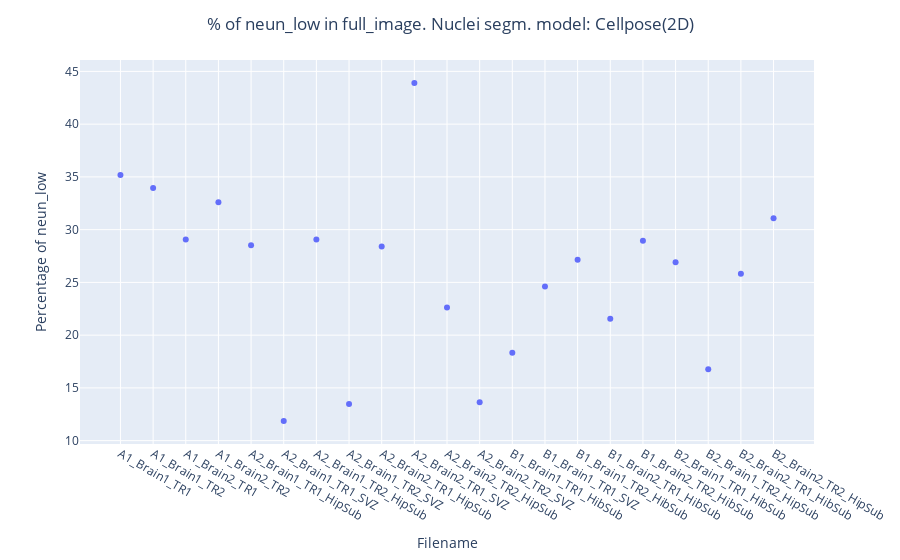
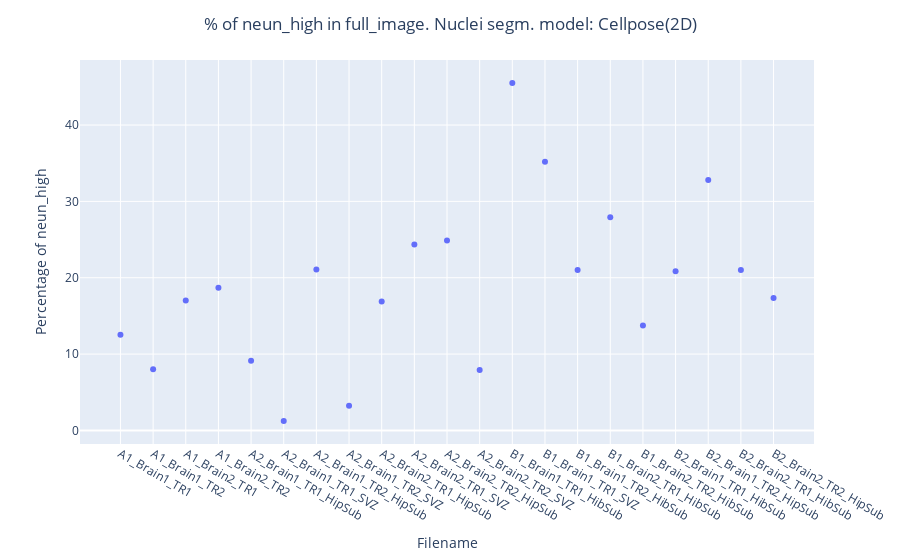
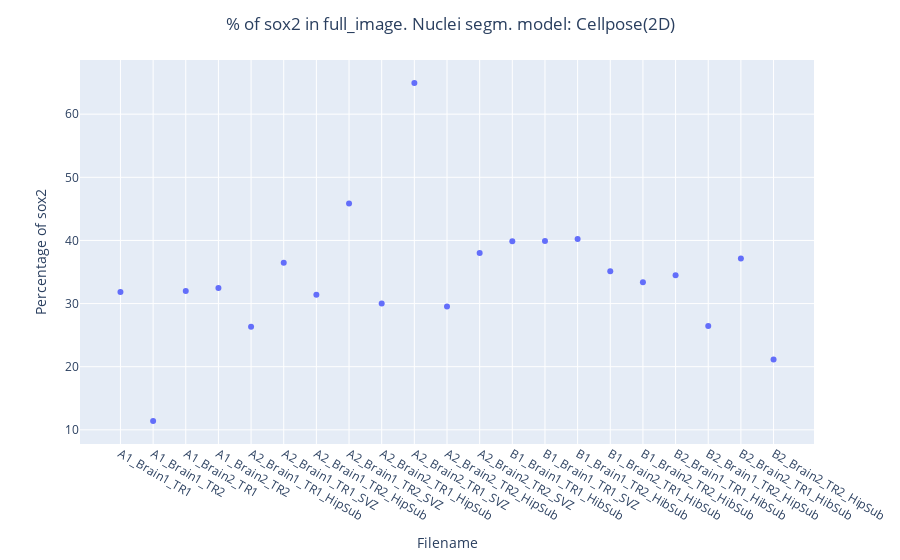
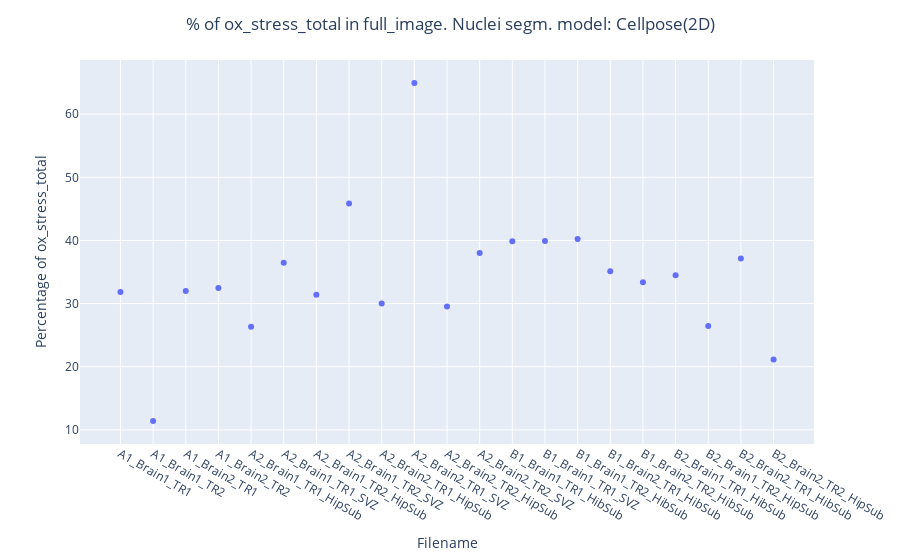

Write notebook code for charts like these, in order.
### Code cell
# Plot the resulting cell population percentages of a per filename per ROI basis
plot_perc_pop_per_filename_roi(percentage_true, model_name, segmentation_type)

### Figure 1 — Plotly figure (JSON) as saved in the notebook; plotly's stock layout.template omitted (floating-point values rounded to 4 significant figures)
{"data": [{"customdata": [[0], [1], [2], [3], [4], [5], [6], [7], [8], [9], [10], [11], [12], [13], [14], [15], [16], [17], [18], [19], [20]], "hovertemplate": "filename=%{x}<br>neun_low=%{y}<br>index=%{customdata[0]}<extra></extra>", "legendgroup": "", "marker": {"color": "#636efa", "symbol": "circle"}, "mode": "markers", "name": "", "orientation": "v", "showlegend": false, "type": "scatter", "x": ["A1_Brain1_TR1", "A1_Brain1_TR2", "A1_Brain2_TR1", "A1_Brain2_TR2", "A2_Brain1_TR1_HipSub", "A2_Brain1_TR1_SVZ", "A2_Brain1_TR2_HipSub", "A2_Brain1_TR2_SVZ", "A2_Brain2_TR1_HipSub", "A2_Brain2_TR1_SVZ", "A2_Brain2_TR2_HipSub", "A2_Brain2_TR2_SVZ", "B1_Brain1_TR1_HibSub", "B1_Brain1_TR1_SVZ", "B1_Brain1_TR2_HibSub", "B1_Brain2_TR1_HibSub", "B1_Brain2_TR2_HibSub", "B2_Brain1_TR1_HibSub", "B2_Brain1_TR2_HipSub", "B2_Brain2_TR1_HibSub", "B2_Brain2_TR2_HipSub"], "xaxis": "x", "y": [35.19, 33.94, 29.06, 32.59, 28.51, 11.86, 29.08, 13.46, 28.41, 43.91, 22.62, 13.65, 18.32, 24.62, 27.15, 21.56, 28.94, 26.9, 16.77, 25.81, 31.09], "yaxis": "y"}], "layout": {"legend": {"title": {"text": "ROI"}, "tracegroupgap": 0}, "margin": {"t": 60}, "title": {"text": "% of neun_low in full_image. Nuclei segm. model: Cellpose(2D)", "x": 0.5, "xanchor": "center"}, "xaxis": {"anchor": "y", "domain": [0, 1], "title": {"text": "Filename"}}, "yaxis": {"anchor": "x", "domain": [0, 1], "title": {"text": "Percentage of neun_low"}}}}

### Figure 2 — Plotly figure (JSON) as saved in the notebook; plotly's stock layout.template omitted (floating-point values rounded to 4 significant figures)
{"data": [{"customdata": [[0], [1], [2], [3], [4], [5], [6], [7], [8], [9], [10], [11], [12], [13], [14], [15], [16], [17], [18], [19], [20]], "hovertemplate": "filename=%{x}<br>neun_high=%{y}<br>index=%{customdata[0]}<extra></extra>", "legendgroup": "", "marker": {"color": "#636efa", "symbol": "circle"}, "mode": "markers", "name": "", "orientation": "v", "showlegend": false, "type": "scatter", "x": ["A1_Brain1_TR1", "A1_Brain1_TR2", "A1_Brain2_TR1", "A1_Brain2_TR2", "A2_Brain1_TR1_HipSub", "A2_Brain1_TR1_SVZ", "A2_Brain1_TR2_HipSub", "A2_Brain1_TR2_SVZ", "A2_Brain2_TR1_HipSub", "A2_Brain2_TR1_SVZ", "A2_Brain2_TR2_HipSub", "A2_Brain2_TR2_SVZ", "B1_Brain1_TR1_HibSub", "B1_Brain1_TR1_SVZ", "B1_Brain1_TR2_HibSub", "B1_Brain2_TR1_HibSub", "B1_Brain2_TR2_HibSub", "B2_Brain1_TR1_HibSub", "B2_Brain1_TR2_HipSub", "B2_Brain2_TR1_HibSub", "B2_Brain2_TR2_HipSub"], "xaxis": "x", "y": [12.54, 8.021, 17.01, 18.69, 9.111, 1.227, 21.09, 3.237, 16.87, 24.34, 24.87, 7.901, 45.52, 35.19, 21.0, 27.93, 13.76, 20.85, 32.82, 21.03, 17.36], "yaxis": "y"}], "layout": {"legend": {"title": {"text": "ROI"}, "tracegroupgap": 0}, "margin": {"t": 60}, "title": {"text": "% of neun_high in full_image. Nuclei segm. model: Cellpose(2D)", "x": 0.5, "xanchor": "center"}, "xaxis": {"anchor": "y", "domain": [0, 1], "title": {"text": "Filename"}}, "yaxis": {"anchor": "x", "domain": [0, 1], "title": {"text": "Percentage of neun_high"}}}}

### Figure 3 — Plotly figure (JSON) as saved in the notebook; plotly's stock layout.template omitted (floating-point values rounded to 4 significant figures)
{"data": [{"customdata": [[0], [1], [2], [3], [4], [5], [6], [7], [8], [9], [10], [11], [12], [13], [14], [15], [16], [17], [18], [19], [20]], "hovertemplate": "filename=%{x}<br>sox2=%{y}<br>index=%{customdata[0]}<extra></extra>", "legendgroup": "", "marker": {"color": "#636efa", "symbol": "circle"}, "mode": "markers", "name": "", "orientation": "v", "showlegend": false, "type": "scatter", "x": ["A1_Brain1_TR1", "A1_Brain1_TR2", "A1_Brain2_TR1", "A1_Brain2_TR2", "A2_Brain1_TR1_HipSub", "A2_Brain1_TR1_SVZ", "A2_Brain1_TR2_HipSub", "A2_Brain1_TR2_SVZ", "A2_Brain2_TR1_HipSub", "A2_Brain2_TR1_SVZ", "A2_Brain2_TR2_HipSub", "A2_Brain2_TR2_SVZ", "B1_Brain1_TR1_HibSub", "B1_Brain1_TR1_SVZ", "B1_Brain1_TR2_HibSub", "B1_Brain2_TR1_HibSub", "B1_Brain2_TR2_HibSub", "B2_Brain1_TR1_HibSub", "B2_Brain1_TR2_HipSub", "B2_Brain2_TR1_HibSub", "B2_Brain2_TR2_HipSub"], "xaxis": "x", "y": [31.83, 11.39, 32.0, 32.45, 26.34, 36.48, 31.39, 45.84, 30.03, 64.95, 29.54, 38.02, 39.85, 39.91, 40.23, 35.12, 33.37, 34.5, 26.46, 37.14, 21.14], "yaxis": "y"}], "layout": {"legend": {"title": {"text": "ROI"}, "tracegroupgap": 0}, "margin": {"t": 60}, "title": {"text": "% of sox2 in full_image. Nuclei segm. model: Cellpose(2D)", "x": 0.5, "xanchor": "center"}, "xaxis": {"anchor": "y", "domain": [0, 1], "title": {"text": "Filename"}}, "yaxis": {"anchor": "x", "domain": [0, 1], "title": {"text": "Percentage of sox2"}}}}

### Figure 4 — Plotly figure (JSON) as saved in the notebook; plotly's stock layout.template omitted (floating-point values rounded to 4 significant figures)
{"data": [{"customdata": [[0], [1], [2], [3], [4], [5], [6], [7], [8], [9], [10], [11], [12], [13], [14], [15], [16], [17], [18], [19], [20]], "hovertemplate": "filename=%{x}<br>ox_stress_total=%{y}<br>index=%{customdata[0]}<extra></extra>", "legendgroup": "", "marker": {"color": "#636efa", "symbol": "circle"}, "mode": "markers", "name": "", "orientation": "v", "showlegend": false, "type": "scatter", "x": ["A1_Brain1_TR1", "A1_Brain1_TR2", "A1_Brain2_TR1", "A1_Brain2_TR2", "A2_Brain1_TR1_HipSub", "A2_Brain1_TR1_SVZ", "A2_Brain1_TR2_HipSub", "A2_Brain1_TR2_SVZ", "A2_Brain2_TR1_HipSub", "A2_Brain2_TR1_SVZ", "A2_Brain2_TR2_HipSub", "A2_Brain2_TR2_SVZ", "B1_Brain1_TR1_HibSub", "B1_Brain1_TR1_SVZ", "B1_Brain1_TR2_HibSub", "B1_Brain2_TR1_HibSub", "B1_Brain2_TR2_HibSub", "B2_Brain1_TR1_HibSub", "B2_Brain1_TR2_HipSub", "B2_Brain2_TR1_HibSub", "B2_Brain2_TR2_HipSub"], "xaxis": "x", "y": [31.83, 11.39, 32.0, 32.45, 26.34, 36.48, 31.39, 45.84, 30.03, 64.95, 29.54, 38.02, 39.85, 39.91, 40.23, 35.12, 33.37, 34.5, 26.46, 37.14, 21.14], "yaxis": "y"}], "layout": {"legend": {"title": {"text": "ROI"}, "tracegroupgap": 0}, "margin": {"t": 60}, "title": {"text": "% of ox_stress_total in full_image. Nuclei segm. model: Cellpose(2D)", "x": 0.5, "xanchor": "center"}, "xaxis": {"anchor": "y", "domain": [0, 1], "title": {"text": "Filename"}}, "yaxis": {"anchor": "x", "domain": [0, 1], "title": {"text": "Percentage of ox_stress_total"}}}}
